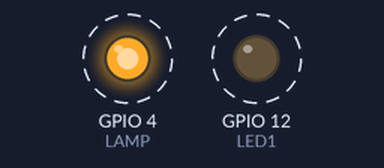
Bench run of a sketch on a simulated ESP32. On the bench: output pins drawn as LEDs (lit = HIGH). Dashed ring = blinking.

Above: at 0.2 s.
Timing chart, 0 to 3.0 s (numbered marks = the images above):
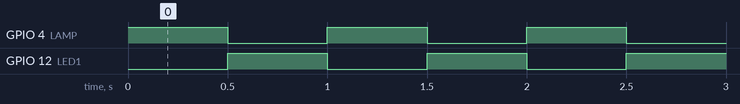

The sketch:

ESP32CAM_Flash_LED.ino
```cpp
//ESP32CAM flash
//Por: Hugo Vargas
//24 de mayo de 2021
//Creditos Moayom
//
//Este es el programa básico para controlar el
//LED Flash del ESP32CAM. El led flash parpadea
//cada 500 ms.


//https://github.com/codigo-iot/ESP32CAM-Flash

//Definición de pines
#define LAMP 4 //Se selecciona el pin donde se encuentra el led flash
#define LED1 12 //GPIO 12


//Inicialización del programa
void setup() //Estructura principal
{
  pinMode(LAMP, OUTPUT); //Configuración de pines. 2 parámetros, pin a configurar y estado (INPUT,INPUT_PULLUP,OUTPUT)
  pinMode(LED1, OUTPUT);
} //Fin de void setup ()

//Cuerpo del programa
void loop() //Función bucle
{
  digitalWrite (LAMP, HIGH); //Encender led. 2 parámetros, pin a controlar, estado (0,LOW,FALSE,1,HIGH,TRUE)
  digitalWrite (LED1, LOW);
  delay (500); //Espera de 2 segundos
  digitalWrite (LAMP, LOW); //Apagar led
  digitalWrite (LED1, HIGH);
  delay (500); //Espera de 2 segundos
} //Fin de void loop()
```

Measured:
- by itself, GPIO 4 (LAMP), GPIO 12 (LED1): alternates HIGH for 0.50 s and LOW for 0.50 s
